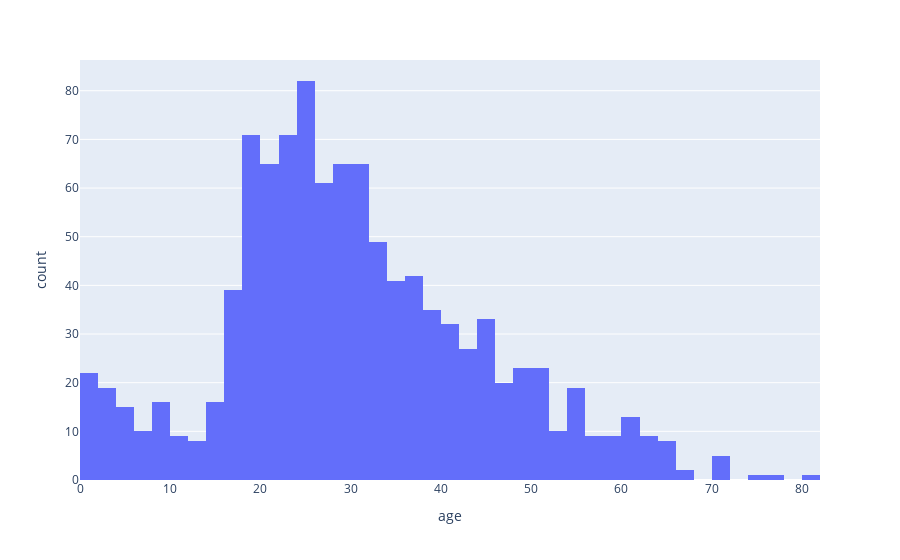

The cell this chart's notebook holds for it:
### Code cell
fig = px.histogram(titanic, x="age")
fig.show()

### Figure 1 — Plotly figure (JSON) as saved in the notebook; plotly's stock layout.template omitted (floating-point values rounded to 4 significant figures; data arrays with more than 128 entries replaced by an {"elided": "..."} marker saying what was removed)
{"data": [{"alignmentgroup": "True", "bingroup": "x", "hovertemplate": "age=%{x}<br>count=%{y}<extra></extra>", "legendgroup": "", "marker": {"color": "#636efa", "pattern": {"shape": ""}}, "name": "", "offsetgroup": "", "orientation": "v", "showlegend": false, "type": "histogram", "x": {"elided": "1309 float values"}, "xaxis": "x", "yaxis": "y"}], "layout": {"barmode": "relative", "legend": {"tracegroupgap": 0}, "margin": {"t": 60}, "xaxis": {"anchor": "y", "domain": [0, 1], "title": {"text": "age"}}, "yaxis": {"anchor": "x", "domain": [0, 1], "title": {"text": "count"}}}}
